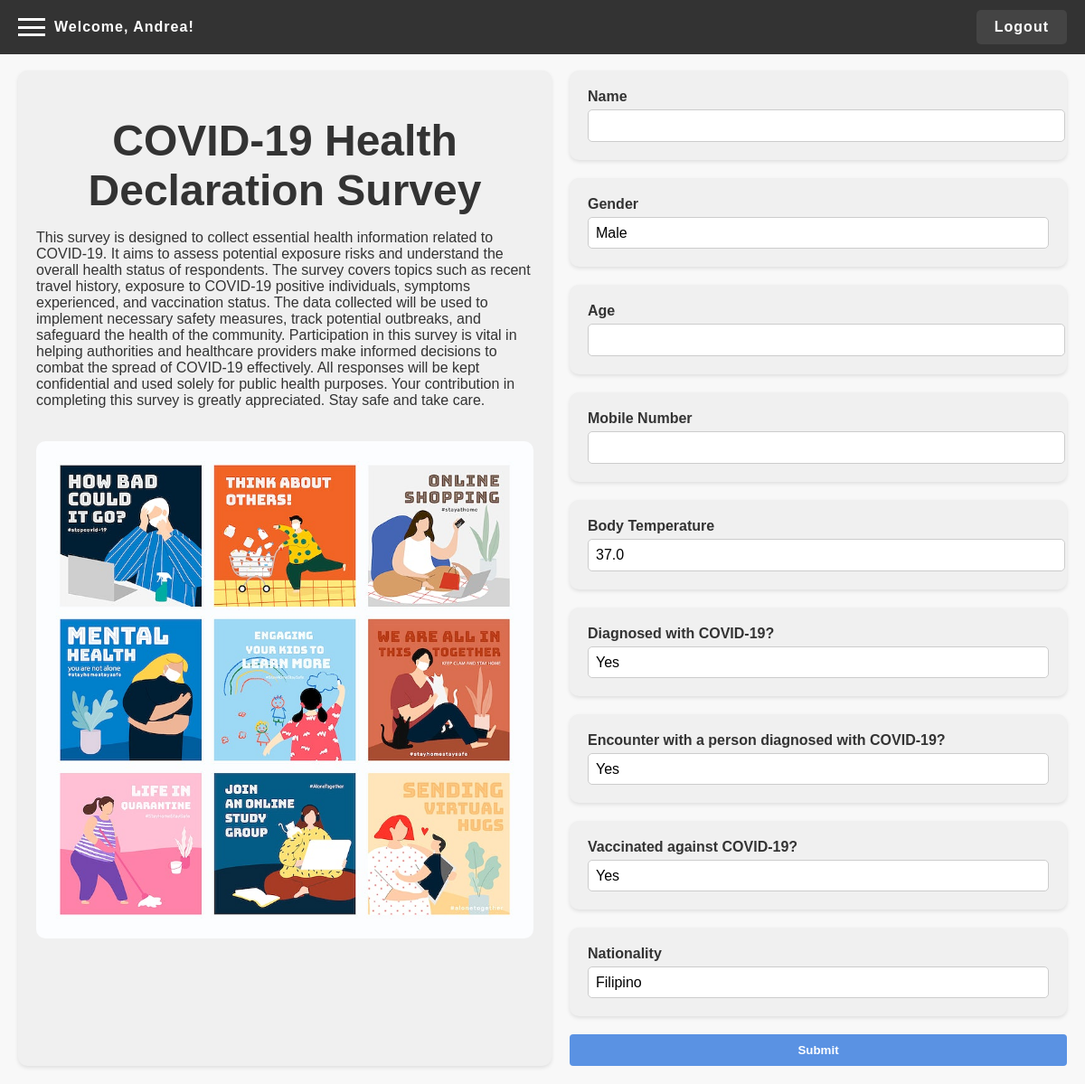
/php/survey.php (signed in), run on the app's committed database.
### tables this page shows
CREATE TABLE IF NOT EXISTS `survey` (
  `id` int NOT NULL AUTO_INCREMENT,
  `title` varchar(200) NOT NULL,
  `description` text NOT NULL,
  `user_id` int NOT NULL,
  `start_date` date NOT NULL,
  `end_date` date NOT NULL,
  `date_created` datetime NOT NULL DEFAULT CURRENT_TIMESTAMP,
  `status` enum('active','archived') NOT NULL DEFAULT 'active',
  PRIMARY KEY (`id`)
);

CREATE TABLE IF NOT EXISTS `questions` (
  `id` int NOT NULL AUTO_INCREMENT,
  `question` text NOT NULL,
  `frm_option` text NOT NULL,
  `type` varchar(50) NOT NULL,
  `order_by` int NOT NULL,
  `survey_id` int NOT NULL,
  `date_created` datetime NOT NULL DEFAULT CURRENT_TIMESTAMP,
  `default_value` text NOT NULL,
  `status` enum('active','archived') NOT NULL DEFAULT 'active',
  PRIMARY KEY (`id`)
);

### php/controller.php (called while the page is built, shortened)
<?php
function connectDatabase() {
    $db_host = "localhost";
    $db_name = "survey_database";
    $db_user = "root";
    $db_password = "";
    $connection = mysqli_connect($db_host, $db_user, $db_password, $db_name);
    return $connection;
}
function getSurveyQuestions()
{
    $connection = connectDatabase();
    $query = "SELECT * FROM questions WHERE status = 'active' ORDER BY order_by";
    $result = mysqli_query($connection, $query);
    $questions = [];
    while ($row = mysqli_fetch_assoc($result)) {
        $questions[] = $row;
    }
    return $questions;
}
function getSurveyInfo() {
    $connection = connectDatabase();
    $sql = "SELECT title, description, start_date, end_date FROM survey";
    $result = mysqli_query($connection, $sql);
    if (mysqli_num_rows($result) > 0) {
        $row = mysqli_fetch_assoc($result);
        return $row;
    } else {
        mysqli_free_result($result);
        mysqli_close($connection);
        return array();
    }
}
?>

### php/survey.php (the view, shortened to what this page needs)
<!DOCTYPE html>
<html>
<head>
    <link rel="stylesheet" type="text/css" href="../css/survey_styles.css">
</head>
<body>
    <?php
    include 'navbar.php';
    require_once 'controller.php';
    $surveyInfo = getSurveyInfo();
    $surveyTitle = $surveyInfo['title'];
    $surveyDescription = $surveyInfo['description'];
    $questions = getSurveyQuestions();
    ?>
    <div class="survey-container">
        <div class="survey-info-card">
            <h3><?= $surveyTitle ?></h3>
            <p><?= $surveyDescription ?></p>
            <img src="../assets/images/survey.jpg" alt="Image Description">
        </div>
        <div class="survey-form">
            <form class="form-container" method="post" action="submit_response.php">
                <?php
                $question_counter = 1;
                foreach ($questions as $question_id => $question) { ?>
                    <div class="card">
                        <label class="question-label"><?php echo $question['question']; ?></label>
                        <?php switch ($question['type']) {
                            case 'text':
                                echo "<input class='text-input' type='text' name='responses[$question_counter]' required>";
                                break;
                            case 'number':
                                if (strtolower($question['question']) === 'body temperature') {
                                    echo "<input class='number-input' type='number' name='responses[$question_counter]' min='35.0' max='42.0' step='0.1' value='37.0' required>";
                                } else {
                                    echo "<input class='number-input' type='number' name='responses[$question_counter]' required>";
                                }
                                break;
                            case 'select':
                                $options = explode(',', $question['frm_option']);
                                $selectId = "select_" . $question['id'];
                                echo "<select class='select-input' id='$selectId' name='responses[$question_counter]' onchange=\"showTextArea(this, 'otherArea_" . $question['id'] . "');\" required>";
                                foreach ($options as $option) {
                                    $selected = ($option === 'Filipino') ? 'selected' : '';
                                    echo "<option value='$option' $selected>$option</option>";
                                }
                                echo "</select>";
                                break;
                        } ?>
                    </div>
                <?php
                $question_counter++;
                } ?>
                <input class="submit-button" type="submit" name="submit_survey" value="Submit">
            </form>
        </div>
    </div>
</body>
</html>

### php/navbar.php (shortened to what this page needs)
<!DOCTYPE html>
<html>
<head>
  <link rel="stylesheet" type="text/css" href="../css/navigation_styles.css">
</head>
<body>
  <nav class="navbar">
    <div class="navbar-left">
        <a class="hamburger" onclick="toggleSidebar()">
            <div class="bar"></div>
            <div class="bar"></div>
            <div class="bar"></div>
        </a>
        <?php
            if (isset($_SESSION['user_firstname'])) {
            $user_firstname = $_SESSION['user_firstname'];
            echo "<span>Welcome, $user_firstname!</span>";
            }
        ?>
    </div>
    <div class="navbar-right">
        <a href="logout.php" class="btn-logout">Logout</a>
    </div>
  </nav>
</body>
</html>

### css/survey_styles.css (style rules this page uses)
body { font-family: Arial, sans-serif; background-color: #f8f8f8; color: #333; margin: 0; padding: 0; }
h3 { text-align: center; margin: 30px 0; }
.survey-container { display: flex; justify-content: space-between; margin: 20px 20px; }
.survey-info-card { flex: 1; padding: 20px; background-color: #f0f0f0; border-radius: 10px; box-shadow: 0 2px 4px rgba(0, 0, 0, 0.1); margin-right: 20px; margin-top: 5%; }
.survey-info-card h3 { font-size: 48px; font-weight: bold; margin-bottom: 10px; }
.survey-info-card p { font-size: 16px; white-space: pre-wrap; }
.survey-info-card img { margin-top: 20px; border-radius: 10px; max-height: auto; width: 100%; }
.survey-form { flex: 1; margin-top: 5%; }
.card { background-color: #f0f0f0; padding: 20px; border-radius: 10px; box-shadow: 0 2px 4px rgba(0, 0, 0, 0.1); margin-bottom: 20px; }
.question-label { font-weight: bold; display: block; margin-bottom: 5px; font-size: 16px; }
.text-input, .number-input, .select-input { width: 100%; padding: 8px; border: 1px solid #ccc; border-radius: 5px; font-size: 16px; }
.select-input { appearance: none; background: url("down-arrow.png") no-repeat right center; padding-right: 30px; background-color: #fff; border: 1px solid #ccc; border-radius: 5px; }
.submit-button { display: block; width: 100%; padding: 10px; border: none; background-color: #5a92e3; color: #fff; font-weight: bold; border-radius: 4px; cursor: pointer; }

### css/navigation_styles.css (style rules this page uses)
body { margin: 0; padding: 0; }
.navbar { background-color: #333; height: 60px; display: flex; align-items: center; padding: 0 20px; position: fixed; top: 0; left: 0; right: 0; z-index: 999; }
.navbar-left { display: flex; align-items: center; color: white; font-family: Arial, sans-serif; font-size: 16px; font-weight: bold; letter-spacing: 1px; }
.hamburger { display: flex; flex-direction: column; justify-content: space-between; cursor: pointer; width: 30px; height: 20px; margin-right: 10px; }
.bar { width: 100%; height: 3px; background-color: white; }
.navbar-right { display: flex; align-items: center; margin-left: auto; }
.btn-logout { color: white; text-decoration: none; padding: 10px 20px; background-color: #444; border-radius: 5px; font-family: Arial, sans-serif; font-size: 16px; font-weight: bold; letter-spacing: 1px; }

### data on the page
survey: title "COVID-19 Health Declaration Survey", description "This survey is designed to collect essential health information related to COVID-19. It aims to assess potential exposure risks and understand the overall health status of respondents. The survey covers topics such as recent travel history, exposure to COVID-19 positive individuals, symptoms experienced, and vaccination status. The data collected will be used to implement necessary safety measures, track potential outbreaks, and safeguard the health of the community. Participation in this survey is vital in helping authorities and healthcare providers make informed decisions to combat the spread of COVID-19 effectively. All responses will be kept confidential and used solely for public…"
questions: question "Name"
questions: question "Gender", frm_option+id "Male"
questions: question "Age"
questions: question "Mobile Number"
questions: question "Body Temperature"
questions: question "Diagnosed with COVID-19?", frm_option+id "Yes"
questions: question "Encounter with a person diagnosed with COVID-19?", frm_option+id "Yes"
questions: question "Vaccinated against COVID-19?", frm_option+id "Yes"
questions: question "Nationality", id "Filipino"

### other printed values
$user_firstname "Andrea"
